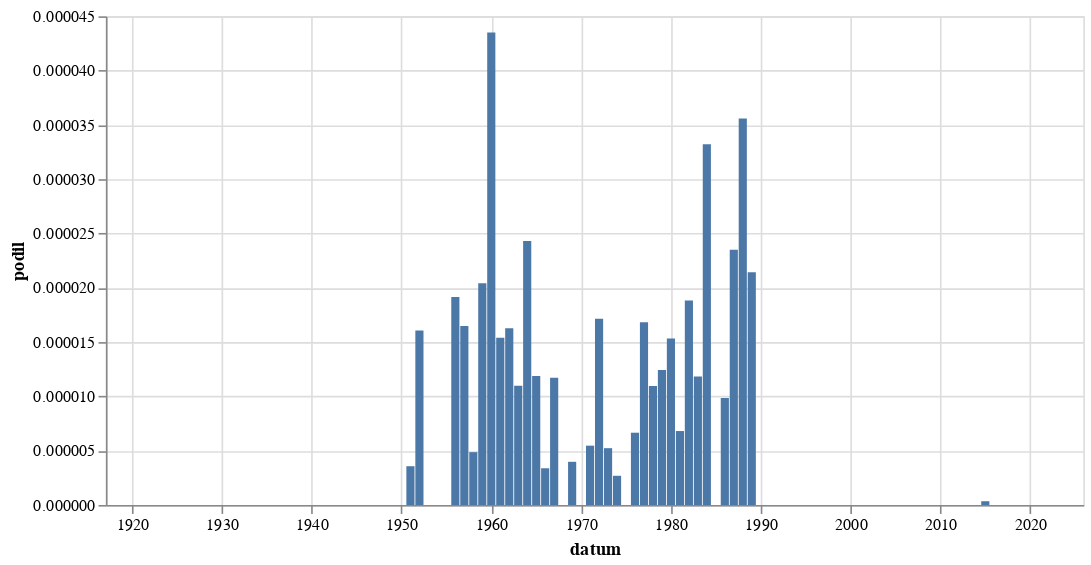

Notebook cell for this chart:
### Code cell
graf("[Gg]ottwaldov[^\w]")

### Figure 1 — Vega-Lite specification as saved in the notebook (floating-point values rounded to 4 significant figures)
{"config": {"view": {"continuousWidth": 300, "continuousHeight": 300}}, "data": {"name": "data-17847dc1fb6dd94223a29cf660385973"}, "mark": {"type": "bar"}, "encoding": {"x": {"field": "datum", "type": "temporal"}, "y": {"field": "podil", "type": "quantitative"}}, "width": 600, "$schema": "https://vega.github.io/schema/vega-lite/v5.8.0.json", "datasets": {"data-17847dc1fb6dd94223a29cf660385973": [{"datum": "1918-01-01T00:00:00", "vyskytu": 0, "pocet_slov": 181841, "podil": 0.0, "co": "[Gg]ottwaldov[^\\w]"}, {"datum": "1919-01-01T00:00:00", "vyskytu": 0, "pocet_slov": 1646076, "podil": 0.0, "co": "[Gg]ottwaldov[^\\w]"}, {"datum": "1920-01-01T00:00:00", "vyskytu": 0, "pocet_slov": 1665864, "podil": 0.0, "co": "[Gg]ottwaldov[^\\w]"}, {"datum": "1921-01-01T00:00:00", "vyskytu": 0, "pocet_slov": 1996261, "podil": 0.0, "co": "[Gg]ottwaldov[^\\w]"}, {"datum": "1922-01-01T00:00:00", "vyskytu": 0, "pocet_slov": 1987446, "podil": 0.0, "co": "[Gg]ottwaldov[^\\w]"}, {"datum": "1923-01-01T00:00:00", "vyskytu": 0, "pocet_slov": 1245613, "podil": 0.0, "co": "[Gg]ottwaldov[^\\w]"}, {"datum": "1924-01-01T00:00:00", "vyskytu": 0, "pocet_slov": 1503579, "podil": 0.0, "co": "[Gg]ottwaldov[^\\w]"}, {"datum": "1925-01-01T00:00:00", "vyskytu": 0, "pocet_slov": 1104633, "podil": 0.0, "co": "[Gg]ottwaldov[^\\w]"}, {"datum": "1926-01-01T00:00:00", "vyskytu": 0, "pocet_slov": 1822295, "podil": 0.0, "co": "[Gg]ottwaldov[^\\w]"}, {"datum": "1927-01-01T00:00:00", "vyskytu": 0, "pocet_slov": 1920843, "podil": 0.0, "co": "[Gg]ottwaldov[^\\w]"}, {"datum": "1928-01-01T00:00:00", "vyskytu": 0, "pocet_slov": 1980279, "podil": 0.0, "co": "[Gg]ottwaldov[^\\w]"}, {"datum": "1929-01-01T00:00:00", "vyskytu": 0, "pocet_slov": 975329, "podil": 0.0, "co": "[Gg]ottwaldov[^\\w]"}, {"datum": "1930-01-01T00:00:00", "vyskytu": 0, "pocet_slov": 2300193, "podil": 0.0, "co": "[Gg]ottwaldov[^\\w]"}, {"datum": "1931-01-01T00:00:00", "vyskytu": 0, "pocet_slov": 1690442, "podil": 0.0, "co": "[Gg]ottwaldov[^\\w]"}, {"datum": "1932-01-01T00:00:00", "vyskytu": 0, "pocet_slov": 1256053, "podil": 0.0, "co": "[Gg]ottwaldov[^\\w]"}, {"datum": "1933-01-01T00:00:00", "vyskytu": 0, "pocet_slov": 1472102, "podil": 0.0, "co": "[Gg]ottwaldov[^\\w]"}, {"datum": "1934-01-01T00:00:00", "vyskytu": 0, "pocet_slov": 1003524, "podil": 0.0, "co": "[Gg]ottwaldov[^\\w]"}, {"datum": "1935-01-01T00:00:00", "vyskytu": 0, "pocet_slov": 865825, "podil": 0.0, "co": "[Gg]ottwaldov[^\\w]"}, {"datum": "1936-01-01T00:00:00", "vyskytu": 0, "pocet_slov": 1144561, "podil": 0.0, "co": "[Gg]ottwaldov[^\\w]"}, {"datum": "1937-01-01T00:00:00", "vyskytu": 0, "pocet_slov": 914355, "podil": 0.0, "co": "[Gg]ottwaldov[^\\w]"}, {"datum": "1938-01-01T00:00:00", "vyskytu": 0, "pocet_slov": 483904, "podil": 0.0, "co": "[Gg]ottwaldov[^\\w]"}, {"datum": "1945-01-01T00:00:00", "vyskytu": 0, "pocet_slov": 168861, "podil": 0.0, "co": "[Gg]ottwaldov[^\\w]"}, {"datum": "1946-01-01T00:00:00", "vyskytu": 0, "pocet_slov": 749998, "podil": 0.0, "co": "[Gg]ottwaldov[^\\w]"}, {"datum": "1948-01-01T00:00:00", "vyskytu": 0, "pocet_slov": 345262, "podil": 0.0, "co": "[Gg]ottwaldov[^\\w]"}, {"datum": "1949-01-01T00:00:00", "vyskytu": 0, "pocet_slov": 424626, "podil": 0.0, "co": "[Gg]ottwaldov[^\\w]"}, {"datum": "1950-01-01T00:00:00", "vyskytu": 0, "pocet_slov": 265408, "podil": 0.0, "co": "[Gg]ottwaldov[^\\w]"}, {"datum": "1951-01-01T00:00:00", "vyskytu": 1, "pocet_slov": 279976, "podil": 3.572e-06, "co": "[Gg]ottwaldov[^\\w]"}, {"datum": "1952-01-01T00:00:00", "vyskytu": 4, "pocet_slov": 249015, "podil": 1.606e-05, "co": "[Gg]ottwaldov[^\\w]"}, {"datum": "1953-01-01T00:00:00", "vyskytu": 0, "pocet_slov": 167374, "podil": 0.0, "co": "[Gg]ottwaldov[^\\w]"}, {"datum": "1954-01-01T00:00:00", "vyskytu": 0, "pocet_slov": 161902, "podil": 0.0, "co": "[Gg]ottwaldov[^\\w]"}, {"datum": "1955-01-01T00:00:00", "vyskytu": 0, "pocet_slov": 111502, "podil": 0.0, "co": "[Gg]ottwaldov[^\\w]"}, {"datum": "1956-01-01T00:00:00", "vyskytu": 4, "pocet_slov": 208887, "podil": 1.915e-05, "co": "[Gg]ottwaldov[^\\w]"}, {"datum": "1957-01-01T00:00:00", "vyskytu": 3, "pocet_slov": 182133, "podil": 1.647e-05, "co": "[Gg]ottwaldov[^\\w]"}, {"datum": "1958-01-01T00:00:00", "vyskytu": 1, "pocet_slov": 205527, "podil": 4.866e-06, "co": "[Gg]ottwaldov[^\\w]"}, {"datum": "1959-01-01T00:00:00", "vyskytu": 4, "pocet_slov": 195966, "podil": 2.041e-05, "co": "[Gg]ottwaldov[^\\w]"}, {"datum": "1960-01-01T00:00:00", "vyskytu": 11, "pocet_slov": 252871, "podil": 4.35e-05, "co": "[Gg]ottwaldov[^\\w]"}, {"datum": "1961-01-01T00:00:00", "vyskytu": 4, "pocet_slov": 259632, "podil": 1.541e-05, "co": "[Gg]ottwaldov[^\\w]"}, {"datum": "1962-01-01T00:00:00", "vyskytu": 2, "pocet_slov": 122929, "podil": 1.627e-05, "co": "[Gg]ottwaldov[^\\w]"}, {"datum": "1963-01-01T00:00:00", "vyskytu": 2, "pocet_slov": 182036, "podil": 1.099e-05, "co": "[Gg]ottwaldov[^\\w]"}, {"datum": "1964-01-01T00:00:00", "vyskytu": 9, "pocet_slov": 370284, "podil": 2.431e-05, "co": "[Gg]ottwaldov[^\\w]"}, {"datum": "1965-01-01T00:00:00", "vyskytu": 3, "pocet_slov": 252559, "podil": 1.188e-05, "co": "[Gg]ottwaldov[^\\w]"}, {"datum": "1966-01-01T00:00:00", "vyskytu": 1, "pocet_slov": 295748, "podil": 3.381e-06, "co": "[Gg]ottwaldov[^\\w]"}, {"datum": "1967-01-01T00:00:00", "vyskytu": 3, "pocet_slov": 256157, "podil": 1.171e-05, "co": "[Gg]ottwaldov[^\\w]"}, {"datum": "1968-01-01T00:00:00", "vyskytu": 0, "pocet_slov": 671842, "podil": 0.0, "co": "[Gg]ottwaldov[^\\w]"}, {"datum": "1969-01-01T00:00:00", "vyskytu": 2, "pocet_slov": 502926, "podil": 3.977e-06, "co": "[Gg]ottwaldov[^\\w]"}, {"datum": "1970-01-01T00:00:00", "vyskytu": 0, "pocet_slov": 385822, "podil": 0.0, "co": "[Gg]ottwaldov[^\\w]"}, {"datum": "1971-01-01T00:00:00", "vyskytu": 2, "pocet_slov": 366079, "podil": 5.463e-06, "co": "[Gg]ottwaldov[^\\w]"}, {"datum": "1972-01-01T00:00:00", "vyskytu": 5, "pocet_slov": 291622, "podil": 1.715e-05, "co": "[Gg]ottwaldov[^\\w]"}, {"datum": "1973-01-01T00:00:00", "vyskytu": 2, "pocet_slov": 382346, "podil": 5.231e-06, "co": "[Gg]ottwaldov[^\\w]"}, {"datum": "1974-01-01T00:00:00", "vyskytu": 1, "pocet_slov": 371929, "podil": 2.689e-06, "co": "[Gg]ottwaldov[^\\w]"}, {"datum": "1975-01-01T00:00:00", "vyskytu": 0, "pocet_slov": 433359, "podil": 0.0, "co": "[Gg]ottwaldov[^\\w]"}, {"datum": "1976-01-01T00:00:00", "vyskytu": 2, "pocet_slov": 300509, "podil": 6.655e-06, "co": "[Gg]ottwaldov[^\\w]"}, {"datum": "1977-01-01T00:00:00", "vyskytu": 6, "pocet_slov": 356367, "podil": 1.684e-05, "co": "[Gg]ottwaldov[^\\w]"}, {"datum": "1978-01-01T00:00:00", "vyskytu": 4, "pocet_slov": 365346, "podil": 1.095e-05, "co": "[Gg]ottwaldov[^\\w]"}, {"datum": "1979-01-01T00:00:00", "vyskytu": 4, "pocet_slov": 321871, "podil": 1.243e-05, "co": "[Gg]ottwaldov[^\\w]"}, {"datum": "1980-01-01T00:00:00", "vyskytu": 5, "pocet_slov": 326025, "podil": 1.534e-05, "co": "[Gg]ottwaldov[^\\w]"}, {"datum": "1981-01-01T00:00:00", "vyskytu": 1, "pocet_slov": 146862, "podil": 6.809e-06, "co": "[Gg]ottwaldov[^\\w]"}, {"datum": "1982-01-01T00:00:00", "vyskytu": 4, "pocet_slov": 212488, "podil": 1.882e-05, "co": "[Gg]ottwaldov[^\\w]"}, {"datum": "1983-01-01T00:00:00", "vyskytu": 3, "pocet_slov": 253712, "podil": 1.182e-05, "co": "[Gg]ottwaldov[^\\w]"}, {"datum": "1984-01-01T00:00:00", "vyskytu": 7, "pocet_slov": 210749, "podil": 3.321e-05, "co": "[Gg]ottwaldov[^\\w]"}, {"datum": "1985-01-01T00:00:00", "vyskytu": 0, "pocet_slov": 178176, "podil": 0.0, "co": "[Gg]ottwaldov[^\\w]"}, {"datum": "1986-01-01T00:00:00", "vyskytu": 1, "pocet_slov": 101395, "podil": 9.862e-06, "co": "[Gg]ottwaldov[^\\w]"}, {"datum": "1987-01-01T00:00:00", "vyskytu": 4, "pocet_slov": 170184, "podil": 2.35e-05, "co": "[Gg]ottwaldov[^\\w]"}, {"datum": "1988-01-01T00:00:00", "vyskytu": 6, "pocet_slov": 168579, "podil": 3.559e-05, "co": "[Gg]ottwaldov[^\\w]"}, {"datum": "1989-01-01T00:00:00", "vyskytu": 6, "pocet_slov": 279943, "podil": 2.143e-05, "co": "[Gg]ottwaldov[^\\w]"}, {"datum": "1990-01-01T00:00:00", "vyskytu": 0, "pocet_slov": 864724, "podil": 0.0, "co": "[Gg]ottwaldov[^\\w]"}, {"datum": "1991-01-01T00:00:00", "vyskytu": 0, "pocet_slov": 1433946, "podil": 0.0, "co": "[Gg]ottwaldov[^\\w]"}, {"datum": "1992-01-01T00:00:00", "vyskytu": 0, "pocet_slov": 1243403, "podil": 0.0, "co": "[Gg]ottwaldov[^\\w]"}, {"datum": "1993-01-01T00:00:00", "vyskytu": 0, "pocet_slov": 1127738, "podil": 0.0, "co": "[Gg]ottwaldov[^\\w]"}, {"datum": "1994-01-01T00:00:00", "vyskytu": 0, "pocet_slov": 948442, "podil": 0.0, "co": "[Gg]ottwaldov[^\\w]"}, {"datum": "1995-01-01T00:00:00", "vyskytu": 0, "pocet_slov": 1138706, "podil": 0.0, "co": "[Gg]ottwaldov[^\\w]"}, {"datum": "1996-01-01T00:00:00", "vyskytu": 0, "pocet_slov": 1241412, "podil": 0.0, "co": "[Gg]ottwaldov[^\\w]"}, {"datum": "1997-01-01T00:00:00", "vyskytu": 0, "pocet_slov": 2180302, "podil": 0.0, "co": "[Gg]ottwaldov[^\\w]"}, {"datum": "1998-01-01T00:00:00", "vyskytu": 0, "pocet_slov": 1523146, "podil": 0.0, "co": "[Gg]ottwaldov[^\\w]"}, {"datum": "1999-01-01T00:00:00", "vyskytu": 0, "pocet_slov": 2466687, "podil": 0.0, "co": "[Gg]ottwaldov[^\\w]"}, {"datum": "2000-01-01T00:00:00", "vyskytu": 0, "pocet_slov": 2486033, "podil": 0.0, "co": "[Gg]ottwaldov[^\\w]"}, {"datum": "2001-01-01T00:00:00", "vyskytu": 0, "pocet_slov": 2464089, "podil": 0.0, "co": "[Gg]ottwaldov[^\\w]"}, {"datum": "2002-01-01T00:00:00", "vyskytu": 0, "pocet_slov": 1933522, "podil": 0.0, "co": "[Gg]ottwaldov[^\\w]"}, {"datum": "2003-01-01T00:00:00", "vyskytu": 0, "pocet_slov": 2579919, "podil": 0.0, "co": "[Gg]ottwaldov[^\\w]"}, {"datum": "2004-01-01T00:00:00", "vyskytu": 0, "pocet_slov": 2353526, "podil": 0.0, "co": "[Gg]ottwaldov[^\\w]"}, {"datum": "2005-01-01T00:00:00", "vyskytu": 0, "pocet_slov": 2584657, "podil": 0.0, "co": "[Gg]ottwaldov[^\\w]"}, {"datum": "2006-01-01T00:00:00", "vyskytu": 0, "pocet_slov": 1553743, "podil": 0.0, "co": "[Gg]ottwaldov[^\\w]"}, {"datum": "2007-01-01T00:00:00", "vyskytu": 0, "pocet_slov": 1827981, "podil": 0.0, "co": "[Gg]ottwaldov[^\\w]"}, {"datum": "2008-01-01T00:00:00", "vyskytu": 0, "pocet_slov": 1787996, "podil": 0.0, "co": "[Gg]ottwaldov[^\\w]"}, {"datum": "2009-01-01T00:00:00", "vyskytu": 0, "pocet_slov": 2117438, "podil": 0.0, "co": "[Gg]ottwaldov[^\\w]"}, {"datum": "2010-01-01T00:00:00", "vyskytu": 0, "pocet_slov": 1719280, "podil": 0.0, "co": "[Gg]ottwaldov[^\\w]"}, {"datum": "2011-01-01T00:00:00", "vyskytu": 0, "pocet_slov": 2513768, "podil": 0.0, "co": "[Gg]ottwaldov[^\\w]"}, {"datum": "2012-01-01T00:00:00", "vyskytu": 0, "pocet_slov": 2154889, "podil": 0.0, "co": "[Gg]ottwaldov[^\\w]"}, {"datum": "2013-01-01T00:00:00", "vyskytu": 0, "pocet_slov": 1254044, "podil": 0.0, "co": "[Gg]ottwaldov[^\\w]"}, {"datum": "2014-01-01T00:00:00", "vyskytu": 0, "pocet_slov": 2798380, "podil": 0.0, "co": "[Gg]ottwaldov[^\\w]"}, {"datum": "2015-01-01T00:00:00", "vyskytu": 1, "pocet_slov": 2883872, "podil": 3.468e-07, "co": "[Gg]ottwaldov[^\\w]"}, {"datum": "2016-01-01T00:00:00", "vyskytu": 0, "pocet_slov": 3089201, "podil": 0.0, "co": "[Gg]ottwaldov[^\\w]"}, {"datum": "2017-01-01T00:00:00", "vyskytu": 0, "pocet_slov": 2494601, "podil": 0.0, "co": "[Gg]ottwaldov[^\\w]"}, {"datum": "2018-01-01T00:00:00", "vyskytu": 0, "pocet_slov": 2950787, "podil": 0.0, "co": "[Gg]ottwaldov[^\\w]"}, {"datum": "2019-01-01T00:00:00", "vyskytu": 0, "pocet_slov": 3386383, "podil": 0.0, "co": "[Gg]ottwaldov[^\\w]"}, {"datum": "2020-01-01T00:00:00", "vyskytu": 0, "pocet_slov": 3628531, "podil": 0.0, "co": "[Gg]ottwaldov[^\\w]"}, {"datum": "2021-01-01T00:00:00", "vyskytu": 0, "pocet_slov": 3029217, "podil": 0.0, "co": "[Gg]ottwaldov[^\\w]"}, {"datum": "2022-01-01T00:00:00", "vyskytu": 0, "pocet_slov": 4157177, "podil": 0.0, "co": "[Gg]ottwaldov[^\\w]"}, {"datum": "2023-01-01T00:00:00", "vyskytu": 0, "pocet_slov": 4543956, "podil": 0.0, "co": "[Gg]ottwaldov[^\\w]"}, {"datum": "2024-01-01T00:00:00", "vyskytu": 0, "pocet_slov": 4476719, "podil": 0.0, "co": "[Gg]ottwaldov[^\\w]"}, {"datum": "2025-01-01T00:00:00", "vyskytu": 0, "pocet_slov": 2271267, "podil": 0.0, "co": "[Gg]ottwaldov[^\\w]"}]}}
